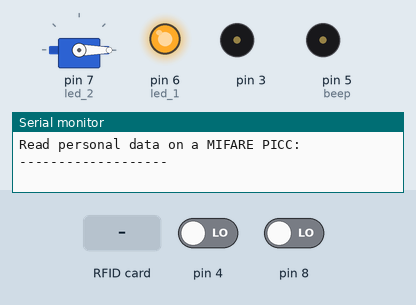
Recording of a sketch running on a simulated Arduino Uno, built with avr-gcc and run on an emulated ATmega328P. Shown: servo, output pins drawn as LEDs (lit = HIGH), buzzer (waves = sounding, pin HIGH), the last lines printed to the serial monitor. Inputs (shaded band) come from the test bench; at power-on: pin 4 LOW, pin 8 LOW. Pins used as bus, display or sensor lines are not drawn.

Above: at 1.4 s.
1.5 s: RFID card C0 35 0E 7C held to the reader
At 3.2 s:
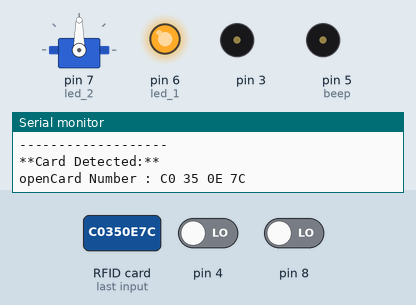
4.2 s: RFID card 5E 7A 19 C4 held to the reader
At 8.8 s:
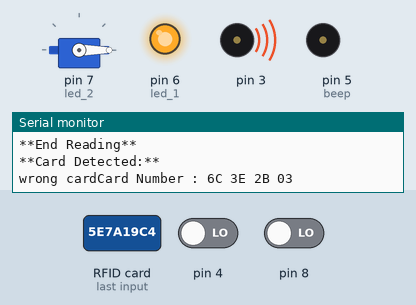
Timing chart, 0 to 12.8 s (numbered marks = the images above; inputs shaded):
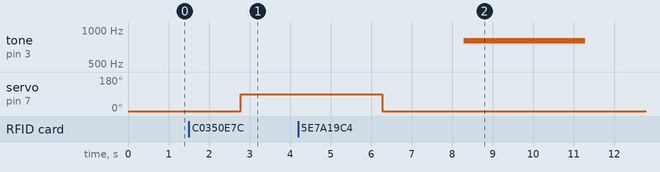

Measured:
- after the input at 1.5 s, servo on pin 7 (led_2): 0° → 90° after 1.3 s
- after the input at 4.2 s, tone on pin 3: silent → 800 Hz after 4.1 s, → silent 3.0 s later

The sketch:

getlock3.ino
```cpp
#include <SPI.h>
#include <MFRC522.h>
#include <Wire.h>

#include <Servo.h>
//#include "talkie.h"

Servo myservo;
//Talkie voice;
//const int8_t spSECURITY[] PROGMEM = {0x02,0xF8,0x59,0xC8,0x00,0xBF,0xB7,0x18,0xE0,0x97,0xB4,0x00,0xFC,0x1E,0xD6,0xA2,0x1F,0xCB,0x44,0x9D,0xDD,0xAA,0xA7,0x0C,0xE1,0xD4,0x2D,0xAB,0x1E,0xB6,0x10,0xCB,0xB6,0x20,0x70,0x8A,0x52,0x15,0xAA,0x01,0x06,0x98,0x36,0xC2,0x01,0xD3,0x09,0x07,0x60,0x96,0xB6,0x91,0xF4,0x98,0x84,0xA9,0x5D,0x46,0x51,0x6D,0x11,0xB7,0xF4,0x1D,0x79,0xD1,0x2D,0x3C,0xDC,0x77,0xE4,0x39,0x34,0xCB,0x88,0xDF,0x51,0xE4,0x98,0x64,0xAD,0x7E,0x47,0x5D,0x42,0xB2,0x45,0xFA,0x29,0x43,0x0D,0xEE,0x8A,0xE1,0xD5,0x01,0x83,0xAB,0x39,0x20,0x03,0xF7,0x35,0x34,0xAF,0x64,0x9A,0xAF,0xC6,0x38,0x8C,0xA3,0x54,0xAC,0x2E,0xCB,0xF0,0x8E,0x14,0xB9,0xB9,0x2E,0x7E,0xFD,0x7F};
//const int8_t spSECURITY[] PROGMEM = {0x02,0xF8,0x59,0xC8,0x00,0xBF,0xB7,0x18,0xE0,0x97,0xB4,0x00,0xFC,0x1E,0xD6,0xA2,0x1F,0xCB,0x44,0x9D,0xDD,0xAA,0xA7,0x0C,0xE1,0xD4,0x2D,0xAB,0x1E,0xB6,0x10,0xCB,0xB6,0x20,0x70,0x8A,0x52,0x15,0xAA,0x01,0x06,0x98,0x36,0xC2,0x01,0xD3,0x09,0x07,0x60,0x96,0xB6,0x91,0xF4,0x98,0x84,0xA9,0x5D,0x46,0x51,0x6D,0x11,0xB7,0xF4,0x1D,0x79,0xD1,0x2D,0x3C,0xDC,0x77,0xE4,0x39,0x34,0xCB,0x88,0xDF,0x51,0xE4,0x98,0x64,0xAD,0x7E,0x47,0x5D,0x42,0xB2,0x45,0xFA,0x29,0x43,0x0D,0xEE,0x8A,0xE1,0xD5,0x01,0x83,0xAB,0x39,0x20,0x03,0xF7,0x35,0x34,0xAF,0x64,0x9A,0xAF,0xC6,0x38,0x8C,0xA3,0x54,0xAC,0x2E,0xCB,0xF0,0x8E,0x14,0xB9,0xB9,0x2E,0x7E,0xFD,0x7F};
int addr = 0;
byte value;
int x;
int val;
int led_1=6;
int led_2=7;
//int led_3=8;
int beep=5;
constexpr uint8_t RST_PIN = 9;     // Configurable, see typical pin layout above
constexpr uint8_t SS_PIN = 10;     // Configurable, see typical pin layout above

MFRC522 mfrc522(SS_PIN, RST_PIN);   // Create MFRC522 instance


void setup() {
  Serial.begin(9600);
  myservo.attach(7); // Initialize serial communications with the PC
  pinMode(led_1,OUTPUT);
  pinMode(led_2,OUTPUT);
  //pinMode(led_3,OUTPUT);
  pinMode(beep,OUTPUT);
  digitalWrite(led_1, HIGH);
  myservo.write(0);

  SPI.begin();                                                  // Init SPI bus
  mfrc522.PCD_Init();                                              // Init MFRC522 card
  Serial.println(F("Read personal data on a MIFARE PICC:"));    //shows in serial that it is ready to read

  while (!Serial) ; // wait for serial
  delay(200);
 // Serial.println("send command to check data");
  Serial.println("-------------------");

}


void loop() {
                  int i,s;
                   int z=digitalRead(4);

                   //Serial.println(s);
                   delay(1000);
              if(z==HIGH)
              {
                tone(3,900,3000);
                delay(500);
              }


                  // Prepare key - all keys are set to FFFFFFFFFFFFh at chip delivery from the factory.
                  MFRC522::MIFARE_Key key;
                  for (byte i = 0; i < 6; i++) key.keyByte[i] = 0xFF;

                  //some variables we need
                  byte block;
                  byte len;
                  MFRC522::StatusCode status;

                  //-------------------------------------------

                  // Look for new cards
                  if ( ! mfrc522.PICC_IsNewCardPresent()) {
                    return;
                  }

                  // Select one of the cards
                  if ( ! mfrc522.PICC_ReadCardSerial()) {
                    return;
                  }

                  Serial.println(F("**Card Detected:**"));


                //start rfid check
                String content= "";
                  byte letter;
                  for (byte i = 0; i < mfrc522.uid.size; i++)
                  {
                    // Serial.print(mfrc522.uid.uidByte[i] < 0x10 ? " 0" : " ");
                     //Serial.print(mfrc522.uid.uidByte[i], HEX);
                     content.concat(String(mfrc522.uid.uidByte[i] < 0x10 ? " 0" : " "));
                     content.concat(String(mfrc522.uid.uidByte[i], HEX));
                  }

                  content.toUpperCase();

                  if (content.substring(1) == "C0 35 0E 7C") //change here the UID of the card/cards that you want to give access
                  {

                    Serial.print("open");


                            Serial.print("Card Number : C0 35 0E 7C");
                            delay(500);
                            myservo.write(90);
                             delay(2000);
                             for(i=1;i<7;i++)
                             {
                                 s=digitalRead(8);
                                 Serial.println(s);
                                if(s==HIGH);
                                {
                                  i=6;
                                }
                                delay(500);

                             }
                             if(s==LOW)
                            {
                            delay(1000);
                            myservo.write(0);
                            }

                            else
                            {
                              delay(10000);
                              myservo.write(0);
                            }
                  }

                  else {
                    Serial.print("wrong card");
                     Serial.print("Card Number : 6C 3E 2B 03");
                     digitalWrite(2,HIGH);
                     tone(3,800,3000);
                     //spSECURITY[] PROGMEM = {0x02,0xF8,0x59,0xC8,0x00,0xBF,0xB7,0x18,0xE0,0x97,0xB4,0x00,0xFC,0x1E,0xD6,0xA2,0x1F,0xCB,0x44,0x9D,0xDD,0xAA,0xA7,0x0C,0xE1,0xD4,0x2D,0xAB,0x1E,0xB6,0x10,0xCB,0xB6,0x20,0x70,0x8A,0x52,0x15,0xAA,0x01,0x06,0x98,0x36,0xC2,0x01,0xD3,0x09,0x07,0x60,0x96,0xB6,0x91,0xF4,0x98,0x84,0xA9,0x5D,0x46,0x51,0x6D,0x11,0xB7,0xF4,0x1D,0x79,0xD1,0x2D,0x3C,0xDC,0x77,0xE4,0x39,0x34,0xCB,0x88,0xDF,0x51,0xE4,0x98,0x64,0xAD,0x7E,0x47,0x5D,0x42,0xB2,0x45,0xFA,0x29,0x43,0x0D,0xEE,0x8A,0xE1,0xD5,0x01,0x83,0xAB,0x39,0x20,0x03,0xF7,0x35,0x34,0xAF,0x64,0x9A,0xAF,0xC6,0x38,0x8C,0xA3,0x54,0xAC,0x2E,0xCB,0xF0,0x8E,0x14,0xB9,0xB9,0x2E,0x7E,0xFD,0x7F};
                    // voice.say(spSECURITY);
                     delay(3000);
                     digitalWrite(2,LOW);
                  }


                delay(1000); //change value if you want to read cards faster

                mfrc522.PICC_HaltA();
                mfrc522.PCD_StopCrypto1();
                  Serial.println(F("\n**End Reading**\n"));


              }
```
